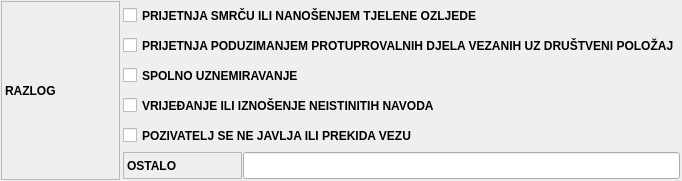
    <widget class="QFrame" name="frame_9">
     <property name="frameShape">
      <enum>QFrame::NoFrame</enum>
     </property>
     <property name="frameShadow">
      <enum>QFrame::Raised</enum>
     </property>
     <layout class="QHBoxLayout" name="horizontalLayout_12">
      <property name="spacing">
       <number>0</number>
      </property>
      <property name="leftMargin">
       <number>0</number>
      </property>
      <property name="topMargin">
       <number>0</number>
      </property>
      <property name="rightMargin">
       <number>0</number>
      </property>
      <property name="bottomMargin">
       <number>0</number>
      </property>
      <item>
       <widget class="QFrame" name="frame_15">
        <property name="sizePolicy">
         <sizepolicy hsizetype="Maximum" vsizetype="Preferred">
          <horstretch>0</horstretch>
          <verstretch>0</verstretch>
         </sizepolicy>
        </property>
        <property name="frameShape">
         <enum>QFrame::NoFrame</enum>
        </property>
        <property name="frameShadow">
         <enum>QFrame::Raised</enum>
        </property>
        <layout class="QHBoxLayout" name="horizontalLayout_26">
         <property name="spacing">
          <number>1</number>
         </property>
         <property name="leftMargin">
          <number>1</number>
         </property>
         <property name="topMargin">
          <number>1</number>
         </property>
         <property name="rightMargin">
          <number>1</number>
         </property>
         <property name="bottomMargin">
          <number>1</number>
         </property>
         <item>
          <widget class="QLabel" name="lblRazlogTitle">
           <property name="sizePolicy">
            <sizepolicy hsizetype="Maximum" vsizetype="Preferred">
             <horstretch>0</horstretch>
             <verstretch>0</verstretch>
            </sizepolicy>
           </property>
           <property name="minimumSize">
            <size>
             <width>119</width>
             <height>27</height>
            </size>
           </property>
           <property name="maximumSize">
            <size>
             <width>119</width>
             <height>16777215</height>
            </size>
           </property>
           <property name="font">
            <font>
             <weight>75</weight>
             <bold>true</bold>
            </font>
           </property>
           <property name="frameShape">
            <enum>QFrame::StyledPanel</enum>
           </property>
           <property name="text">
            <string>RAZLOG</string>
           </property>
          </widget>
         </item>
        </layout>
       </widget>
      </item>
      <item>
       <widget class="QFrame" name="frame_16">
        <property name="frameShape">
         <enum>QFrame::NoFrame</enum>
        </property>
        <property name="frameShadow">
         <enum>QFrame::Raised</enum>
        </property>
        <layout class="QVBoxLayout" name="verticalLayout_5">
         <property name="spacing">
          <number>1</number>
         </property>
         <property name="leftMargin">
          <number>1</number>
         </property>
         <property name="topMargin">
          <number>1</number>
         </property>
         <property name="rightMargin">
          <number>1</number>
         </property>
         <property name="bottomMargin">
          <number>1</number>
         </property>
         <item>
          <widget class="QFrame" name="frame_35">
           <property name="sizePolicy">
            <sizepolicy hsizetype="Preferred" vsizetype="Maximum">
             <horstretch>0</horstretch>
             <verstretch>0</verstretch>
            </sizepolicy>
           </property>
           <property name="frameShape">
            <enum>QFrame::NoFrame</enum>
           </property>
           <property name="frameShadow">
            <enum>QFrame::Raised</enum>
           </property>
           <layout class="QHBoxLayout" name="horizontalLayout_27">
            <property name="spacing">
             <number>1</number>
            </property>
            <property name="leftMargin">
             <number>1</number>
            </property>
            <property name="topMargin">
             <number>1</number>
            </property>
            <property name="rightMargin">
             <number>1</number>
            </property>
            <property name="bottomMargin">
             <number>1</number>
            </property>
            <item>
             <widget class="QCheckBox" name="chkPrijetnjaSmrcu">
              <property name="sizePolicy">
               <sizepolicy hsizetype="Preferred" vsizetype="Preferred">
                <horstretch>0</horstretch>
                <verstretch>0</verstretch>
               </sizepolicy>
              </property>
              <property name="minimumSize">
               <size>
                <width>0</width>
                <height>27</height>
               </size>
              </property>
              <property name="font">
               <font>
                <weight>75</weight>
                <bold>true</bold>
               </font>
              </property>
              <property name="text">
               <string>PRIJETNJA SMRČU ILI NANOŠENJEM TJELENE OZLJEDE</string>
              </property>
              <property name="tristate">
               <bool>false</bool>
              </property>
             </widget>
            </item>
           </layout>
          </widget>
         </item>
         <item>
          <widget class="QFrame" name="frame_30">
           <property name="sizePolicy">
            <sizepolicy hsizetype="Preferred" vsizetype="Maximum">
             <horstretch>0</horstretch>
             <verstretch>0</verstretch>
            </sizepolicy>
           </property>
           <property name="frameShape">
            <enum>QFrame::NoFrame</enum>
           </property>
           <property name="frameShadow">
            <enum>QFrame::Raised</enum>
           </property>
           <layout class="QHBoxLayout" name="horizontalLayout_28">
            <property name="spacing">
             <number>1</number>
            </property>
            <property name="leftMargin">
             <number>1</number>
            </property>
            <property name="topMargin">
             <number>1</number>
            </property>
            <property name="rightMargin">
             <number>1</number>
            </property>
            <property name="bottomMargin">
             <number>1</number>
            </property>
            <item>
             <widget class="QCheckBox" name="chkPrijetnja2">
              <property name="sizePolicy">
               <sizepolicy hsizetype="Preferred" vsizetype="Preferred">
                <horstretch>0</horstretch>
                <verstretch>0</verstretch>
               </sizepolicy>
              </property>
              <property name="minimumSize">
               <size>
                <width>0</width>
                <height>27</height>
               </size>
              </property>
              <property name="font">
               <font>
                <weight>75</weight>
                <bold>true</bold>
               </font>
              </property>
              <property name="text">
               <string>PRIJETNJA PODUZIMANJEM PROTUPROVALNIH DJELA VEZANIH UZ DRUŠTVENI POLOŽAJ</string>
              </property>
              <property name="tristate">
               <bool>false</bool>
              </property>
             </widget>
            </item>
           </layout>
          </widget>
         </item>
         <item>
          <widget class="QFrame" name="frame_31">
           <property name="sizePolicy">
            <sizepolicy hsizetype="Preferred" vsizetype="Maximum">
             <horstretch>0</horstretch>
             <verstretch>0</verstretch>
            </sizepolicy>
           </property>
           <property name="frameShape">
            <enum>QFrame::NoFrame</enum>
           </property>
           <property name="frameShadow">
            <enum>QFrame::Raised</enum>
           </property>
           <layout class="QHBoxLayout" name="horizontalLayout_29">
            <property name="spacing">
             <number>1</number>
            </property>
            <property name="leftMargin">
             <number>1</number>
            </property>
            <property name="topMargin">
             <number>1</number>
            </property>
            <property name="rightMargin">
             <number>1</number>
            </property>
            <property name="bottomMargin">
             <number>1</number>
            </property>
            <item>
             <widget class="QCheckBox" name="chkPrijetnjaSmrcu_3">
              <property name="sizePolicy">
               <sizepolicy hsizetype="Preferred" vsizetype="Preferred">
                <horstretch>0</horstretch>
                <verstretch>0</verstretch>
               </sizepolicy>
              </property>
              <property name="minimumSize">
               <size>
                <width>0</width>
                <height>27</height>
               </size>
              </property>
              <property name="font">
               <font>
                <weight>75</weight>
                <bold>true</bold>
               </font>
              </property>
              <property name="text">
               <string>SPOLNO UZNEMIRAVANJE</string>
              </property>
              <property name="tristate">
               <bool>false</bool>
              </property>
             </widget>
            </item>
           </layout>
          </widget>
         </item>
         <item>
          <widget class="QFrame" name="frame_33">
           <property name="sizePolicy">
            <sizepolicy hsizetype="Preferred" vsizetype="Maximum">
             <horstretch>0</horstretch>
             <verstretch>0</verstretch>
            </sizepolicy>
           </property>
           <property name="frameShape">
            <enum>QFrame::NoFrame</enum>
           </property>
           <property name="frameShadow">
            <enum>QFrame::Raised</enum>
           </property>
           <layout class="QHBoxLayout" name="horizontalLayout_30">
            <property name="spacing">
             <number>1</number>
            </property>
            <property name="leftMargin">
             <number>1</number>
            </property>
            <property name="topMargin">
             <number>1</number>
            </property>
            <property name="rightMargin">
             <number>1</number>
            </property>
            <property name="bottomMargin">
             <number>1</number>
            </property>
            <item>
             <widget class="QCheckBox" name="chkPrijetnja2_2">
              <property name="sizePolicy">
               <sizepolicy hsizetype="Preferred" vsizetype="Preferred">
                <horstretch>0</horstretch>
                <verstretch>0</verstretch>
               </sizepolicy>
              </property>
              <property name="minimumSize">
               <size>
                <width>0</width>
                <height>27</height>
               </size>
              </property>
              <property name="font">
               <font>
                <weight>75</weight>
                <bold>true</bold>
               </font>
              </property>
              <property name="text">
               <string>VRIJEĐANJE ILI IZNOŠENJE NEISTINITIH NAVODA</string>
              </property>
              <property name="tristate">
               <bool>false</bool>
              </property>
             </widget>
            </item>
           </layout>
          </widget>
         </item>
         <item>
          <widget class="QFrame" name="frame_34">
           <property name="sizePolicy">
            <sizepolicy hsizetype="Preferred" vsizetype="Maximum">
             <horstretch>0</horstretch>
             <verstretch>0</verstretch>
            </sizepolicy>
           </property>
           <property name="frameShape">
            <enum>QFrame::NoFrame</enum>
           </property>
           <property name="frameShadow">
            <enum>QFrame::Raised</enum>
           </property>
           <layout class="QHBoxLayout" name="horizontalLayout_31">
            <property name="spacing">
             <number>1</number>
            </property>
            <property name="leftMargin">
             <number>1</number>
            </property>
            <property name="topMargin">
             <number>1</number>
            </property>
            <property name="rightMargin">
             <number>1</number>
            </property>
            <property name="bottomMargin">
             <number>1</number>
            </property>
            <item>
             <widget class="QCheckBox" name="chkPrijetnja5">
              <property name="sizePolicy">
               <sizepolicy hsizetype="Preferred" vsizetype="Preferred">
                <horstretch>0</horstretch>
                <verstretch>0</verstretch>
               </sizepolicy>
              </property>
              <property name="minimumSize">
               <size>
                <width>0</width>
                <height>27</height>
               </size>
              </property>
              <property name="font">
               <font>
                <weight>75</weight>
                <bold>true</bold>
               </font>
              </property>
              <property name="text">
               <string>POZIVATELJ SE NE JAVLJA ILI PREKIDA VEZU</string>
              </property>
              <property name="tristate">
               <bool>false</bool>
              </property>
             </widget>
            </item>
           </layout>
          </widget>
         </item>
         <item>
          <widget class="QFrame" name="frame_32">
           <property name="sizePolicy">
            <sizepolicy hsizetype="Preferred" vsizetype="Maximum">
             <horstretch>0</horstretch>
             <verstretch>0</verstretch>
            </sizepolicy>
           </property>
           <property name="frameShape">
            <enum>QFrame::NoFrame</enum>
           </property>
           <property name="frameShadow">
            <enum>QFrame::Raised</enum>
           </property>
           <layout class="QHBoxLayout" name="horizontalLayout_32">
            <property name="spacing">
             <number>1</number>
            </property>
            <property name="leftMargin">
             <number>1</number>
            </property>
            <property name="topMargin">
             <number>1</number>
            </property>
            <property name="rightMargin">
             <number>1</number>
            </property>
            <property name="bottomMargin">
             <number>1</number>
            </property>
            <item>
             <widget class="QLabel" name="lblOstaloTitle">
              <property name="sizePolicy">
               <sizepolicy hsizetype="Maximum" vsizetype="Preferred">
                <horstretch>0</horstretch>
                <verstretch>0</verstretch>
               </sizepolicy>
              </property>
              <property name="minimumSize">
               <size>
                <width>119</width>
                <height>27</height>
               </size>
              </property>
              <property name="maximumSize">
               <size>
                <width>119</width>
                <height>16777215</height>
               </size>
              </property>
              <property name="font">
               <font>
                <weight>75</weight>
                <bold>true</bold>
               </font>
              </property>
              <property name="frameShape">
               <enum>QFrame::StyledPanel</enum>
              </property>
              <property name="text">
               <string>OSTALO</string>
              </property>
             </widget>
            </item>
            <item>
             <widget class="QLineEdit" name="txtOstalo">
              <property name="sizePolicy">
               <sizepolicy hsizetype="Preferred" vsizetype="Preferred">
                <horstretch>0</horstretch>
                <verstretch>0</verstretch>
               </sizepolicy>
              </property>
             </widget>
            </item>
           </layout>
          </widget>
         </item>
        </layout>
       </widget>
      </item>
     </layout>
    </widget>
